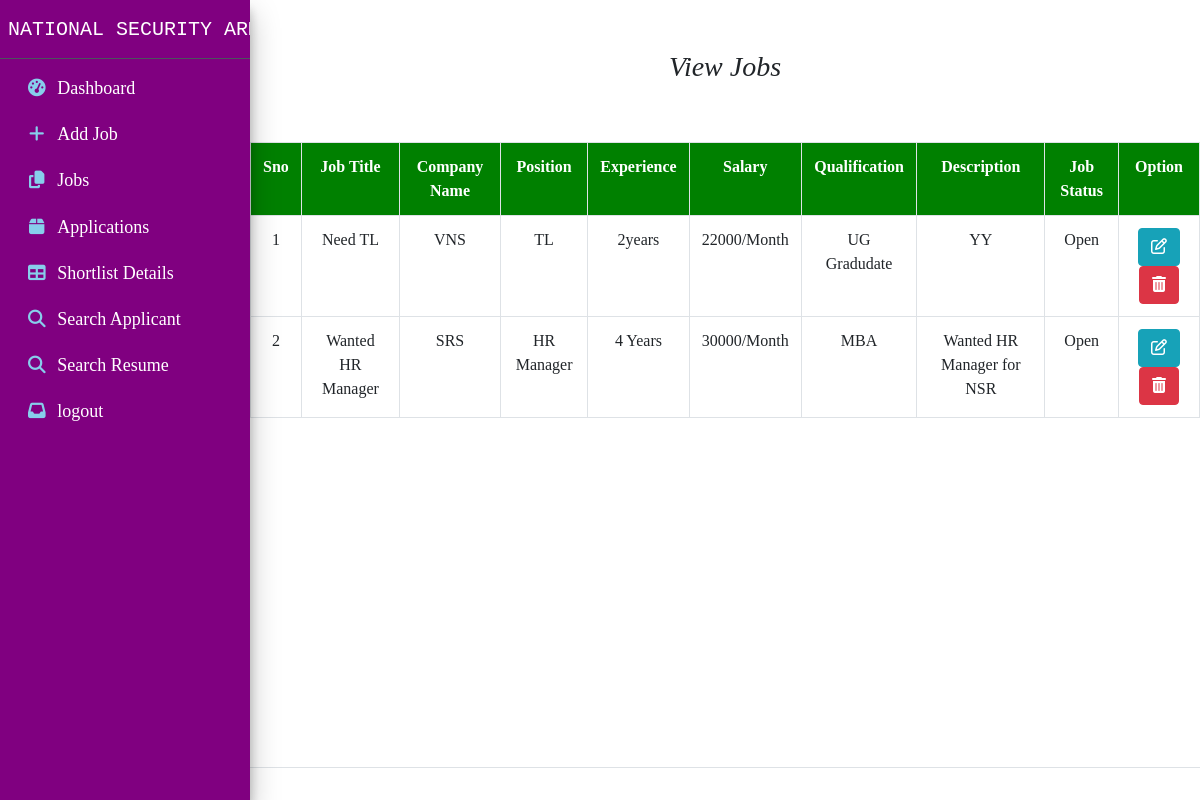
The app's page /jobs/ (signed in) with its own data.
### app/models.py (models this page shows, shortened)
class Job_Detail(models.Model):
	user_id = models.ForeignKey(Admin_Detail, on_delete=models.CASCADE)
	company_name = models.CharField('Company Name',max_length=100)
	job_title = models.CharField('Job Title',max_length=300)
	description = models.CharField('Job Description',max_length=300)
	position = models.CharField('Position',max_length=300)
	experience = models.CharField('Experience',max_length=300)
	qualification = models.CharField('Qualification',max_length=100)
	salary = models.CharField('Salary',max_length=300)
	status = models.CharField('Job Status',max_length=30,null=True,choices=OPT)
	date = models.DateField(default=timezone.now())

### app/views.py (the view)
# urls.py: path('jobs/', views.jobs,name="jobs"),
def jobs(request):
	if request.session.has_key('admin'):
		user_id = request.session['admin_id']
		detail = Job_Detail.objects.filter(user_id=int(user_id))
		return render(request,'jobs.html',{'detail':detail})
	else:
		return render(request,'admin_login.html',{})

### app/templates/jobs.html (shortened to what this page needs)
{%include 'admin_header.html'%}
<html>
<head>
</head>
<body>
<div class="container">
    <h1 style="padding-top: 50px;font-size: 28px;font-family: Algerian;padding-bottom:50px;"><center><i>View Jobs</i></center></h1>
</div>
<table class="table table-bordered">
	<tr style="background: green;color: #FFF;">
		<th>Sno</th>
		<th>Job Title</th>
		<th>Company Name</th>
		<th>Position</th>
		<th>Experience</th>
		<th>Salary</th>
		<th>Qualification</th>
		<th>Description</th>
		<th>Job Status</th>
		<th>Option</th>
	</tr>
{% for i in detail %}
	<tr>
		<td>{{forloop.counter}}</td>
		<td>{{i.job_title}}</td>
		<td>{{i.company_name}}</td>
		<td>{{i.position}}</td>
		<td>{{i.experience}}</td>
		<td>{{i.salary}}</td>
		<td>{{i.qualification}}</td>
		<td>{{i.description}}</td>
		<td>{{i.status}}</td>
		<td><a href="{% url 'edit_job' pk=i.id %}" class="btn btn-info" title="Edit"><i class="fa fa-edit"></i></a>
		<a href="{% url 'delete_job' pk=i.id %}" class="btn btn-danger" onclick="return confirm('Are you sure want to delete?')" title="Delete"> <i class="fa fa-trash"></i> </a></td>
	</tr>
{% empty %}
	<tr>
		<td>No Jobs</td>
	</tr>
	{% endfor %}
</table>
</body>
</html>
{%include 'footer.html'%}

### app/templates/admin_header.html (style rules this page uses)
th,tr { text-align: center; }

### app/templates/jobs.html (style rules this page uses)
table { font-family: times new roman; border-collapse: collapse; width: 100%; }
td, th { border: 1px solid #dddddd; text-align: center; padding: 8px; }

### records on screen
Job_Detail: job_title "Need TL", company_name "VNS", position "TL", experience "2years", salary "22000/Month", qualification "UG Gradudate", description "YY", status "Open"
Job_Detail: job_title "Wanted HR Manager", company_name "SRS", position "HR Manager", experience "4 Years", salary "30000/Month", qualification "MBA", description "Wanted HR Manager for NSR", status "Open"
